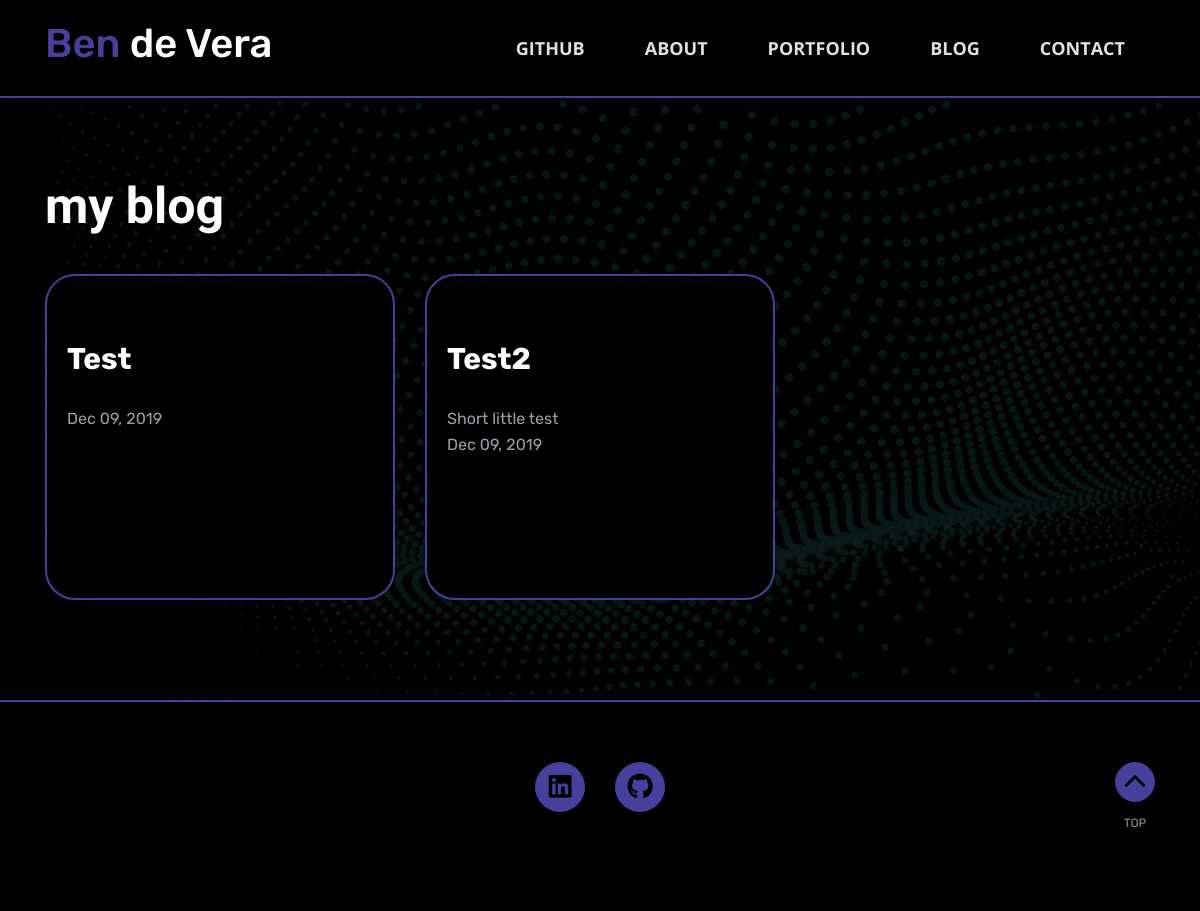
Page /blog on the committed database.
### app/models.py (models this page shows)
class Post(db.Model):
    __tablename__ = "posts"
    id = Column(Integer, primary_key=True, autoincrement=True)
    title = Column(String)
    date = Column(db.DateTime, default=datetime.utcnow)
    abstract = Column(String, nullable=True)
    blocks = db.relationship('Block', backref="post")

### app/routes.py (the view)
@app.route('/blog')
def blog():
    posts = Post.query.all()
    return render_template('blog.html', posts=posts)

### personal_website.py (called while the page is built)
@app.template_filter('prettytime')
def prettytime(s):
    return s.strftime('%b %d, %Y')

### app/templates/blog.html
{% extends "layout.html" %}
{% block content %}
<section class="blog">
    <div class="container">
        <h1>my blog</h1>
        <div class="row">
            {% for post in posts %}
                <div class="col-xs-12 col-md-4">
                    <a href="/blog/{{post.id}}" class="service_box wow fadeInLeft" data-wow-duration=".5s" data-wow-delay="0s">
                        <h2>{{post.title}}</h2>
                        {% if post.abstract %}
                            <p>{{post.abstract}}</p>
                        {% endif %}
                        <p>{{ post.date | prettytime }}</p>
                    </a>
                </div>
            {% endfor %}
        </div>
    </div>
</section>
{% endblock %}

### app/static/css/main.css (style rules this page uses)
body { margin:0; padding:0; font-family: 'Rubik', sans-serif; font-size: 16px; line-height: 24px; background: #000000; color:#FFFFFF; }
h1,h2,h3,h4,h5,h6 { font-family: 'Work Sans', sans-serif; }
.blog { background-image: url('../images/dot_bg.png'); border-top: 2px solid #46409c; background-position: top center; background-size: cover; background-repeat: no-repeat; padding: 70px 0; }
.blog h1 { font-weight: 700; font-size: 50px; line-height: 76px; margin: 0; padding: 0; color: #fff; }
.service_box { display: block; text-decoration: none; margin: 30px 0; padding: 40px 20px; border: 2px solid #46409c; box-sizing: border-box; color: #fff; border-radius: 30px; transition: all .5s; cursor: pointer; background: #000000; min-height: 326px; }
.service_box h2 { font-size: 30px; font-weight: 700; margin: 25px 0 29px 0; padding: 0; font-family: 'Rubik', sans-serif; }
.service_box p { margin: 0; padding: 0; color: #99A2A9; font-size: 16px; line-height: 26px; }

### rows in the picture
Post: title "Test", date|prettytime "Dec 09, 2019"
Post: title "Test2", abstract "Short little test", date|prettytime "Dec 09, 2019"
